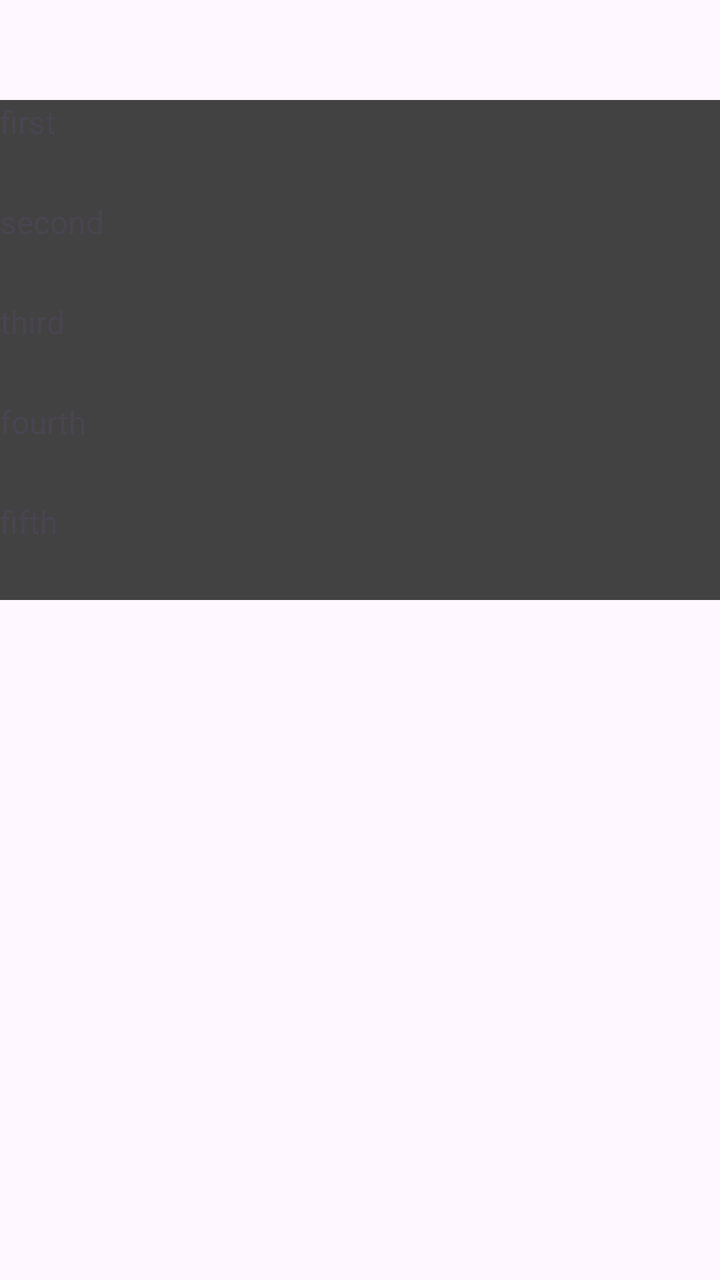
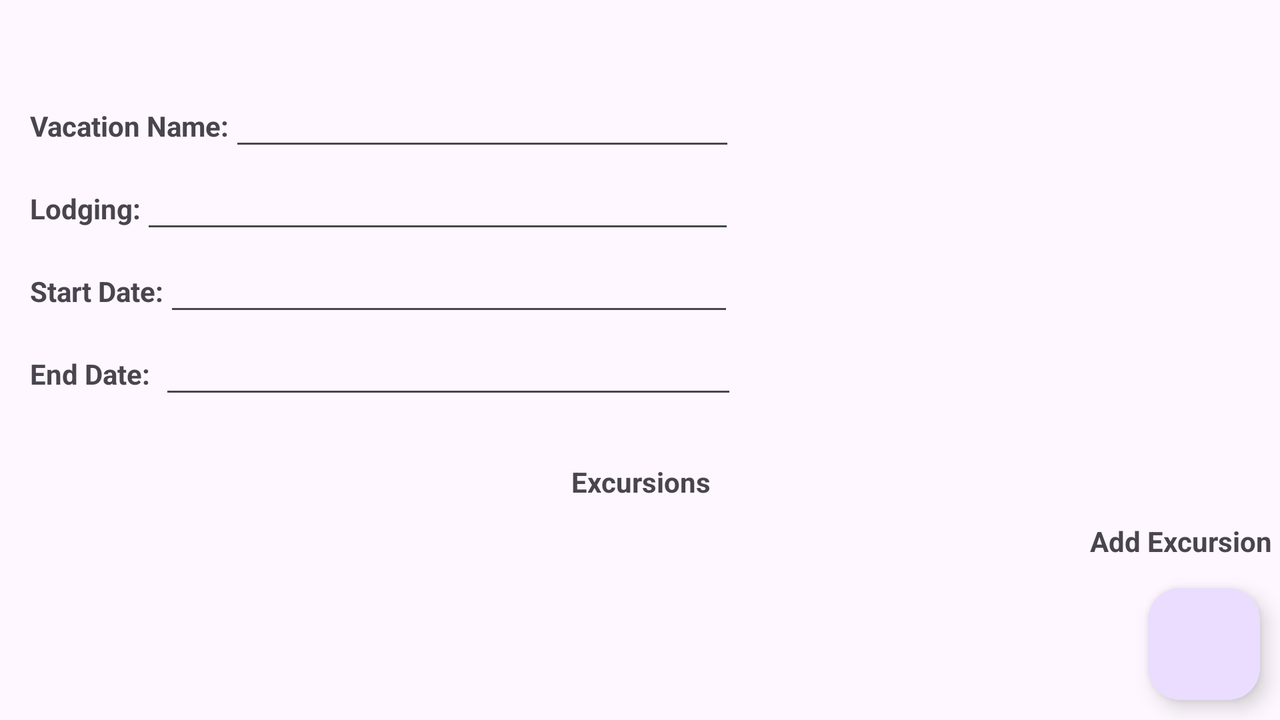

Two renders of one Android screen. The first uses the default layout on a phone; the second uses the alternative layout the repository ships for a different screen configuration, on a matching device. The two XML files are below.
<!-- AndroidManifest.xml: application theme Theme.D308App -->
<!-- res/layout/activity_vacation_details.xml -->
<?xml version="1.0" encoding="utf-8"?>
<androidx.constraintlayout.widget.ConstraintLayout xmlns:android="http://schemas.android.com/apk/res/android"
    xmlns:app="http://schemas.android.com/apk/res-auto"
    xmlns:tools="http://schemas.android.com/tools"
    android:id="@+id/main"
    android:layout_width="match_parent"
    android:layout_height="match_parent"
    tools:context=".UI.VacationDetails">

    <ScrollView
        android:layout_width="448dp"
        android:layout_height="250dp"
        android:layout_marginTop="50dp"
        android:background="@color/cardview_dark_background"
        app:layout_constraintLeft_toLeftOf="parent"
        app:layout_constraintTop_toTopOf="parent">

        <LinearLayout
            android:layout_width="match_parent"
            android:layout_height="wrap_content"
            android:orientation="vertical">

            <TextView
                android:layout_width="wrap_content"
                android:layout_height="50dp"
                android:text="first"
                android:textSize="16sp" />

            <TextView
                android:layout_width="wrap_content"
                android:layout_height="50dp"
                android:text="second"
                android:textSize="16sp"/>

            <TextView
                android:layout_width="wrap_content"
                android:layout_height="50dp"
                android:text="third"
                android:textSize="16sp"/>

            <TextView
                android:layout_width="wrap_content"
                android:layout_height="50dp"
                android:text="fourth"
                android:textSize="16sp"/>

            <TextView
                android:layout_width="wrap_content"
                android:layout_height="50dp"
                android:text="fifth"
                android:textSize="16sp"/>
        </LinearLayout>
    </ScrollView>
</androidx.constraintlayout.widget.ConstraintLayout>
<!-- resources referenced by this layout -->
<resources>
  <style name="Theme.D308App" parent="Base.Theme.D308App" />
  <style name="Base.Theme.D308App" parent="Theme.Material3.DayNight">
          
          
      </style>
</resources>
<!-- res/layout-land/activity_vacation_details.xml (the repository's variant of the layout above) -->
<!-- drawn on the phone turned sideways -->
<?xml version="1.0" encoding="utf-8"?>
<androidx.constraintlayout.widget.ConstraintLayout
    xmlns:android="http://schemas.android.com/apk/res/android"
    xmlns:app="http://schemas.android.com/apk/res-auto"
    xmlns:tools="http://schemas.android.com/tools"
    android:layout_width="match_parent"
    android:layout_height="match_parent"
    tools:context=".UI.VacationDetails">

    <com.google.android.material.floatingactionbutton.FloatingActionButton
        android:id="@+id/addExcursions"
        android:layout_width="wrap_content"
        android:layout_height="wrap_content"
        android:layout_margin="10dp"
        android:clickable="true"
        android:onClick="enterVacationDetail"
        app:layout_constraintBottom_toBottomOf="parent"
        app:layout_constraintRight_toRightOf="parent"
        app:srcCompat="@drawable/add"
        tools:layout_editor_absoluteX="340dp"
        tools:layout_editor_absoluteY="681dp" />

    <ScrollView
        android:id="@+id/scrollview"
        android:layout_width="wrap_content"
        android:layout_height="wrap_content"
        android:layout_margin="24dp"
        android:layout_marginTop="8dp"
        android:layout_marginBottom="16dp"
        app:layout_constraintBottom_toTopOf="@+id/excursionrecyclerview"
        app:layout_constraintTop_toTopOf="parent"
        tools:layout_editor_absoluteX="173dp">

        <LinearLayout
            android:layout_width="match_parent"
            android:layout_height="wrap_content"
            android:layout_margin="15dp"
            android:orientation="vertical">

            <LinearLayout
                android:layout_width="match_parent"
                android:layout_height="wrap_content"
                android:orientation="horizontal">

                <TextView
                    android:layout_width="wrap_content"
                    android:layout_height="wrap_content"
                    android:text="Vacation Name:"
                    android:textStyle="bold" />

                <EditText
                    android:id="@+id/vacationName"
                    android:layout_width="253dp"
                    android:layout_height="wrap_content" />
            </LinearLayout>

            <LinearLayout
                android:layout_width="match_parent"
                android:layout_height="wrap_content"
                android:orientation="horizontal">

                <TextView
                    android:layout_width="wrap_content"
                    android:layout_height="wrap_content"
                    android:text="Lodging:"
                    android:textStyle="bold" />

                <EditText
                    android:id="@+id/lodging"
                    android:layout_width="297dp"
                    android:layout_height="wrap_content" />
            </LinearLayout>

            <LinearLayout
                android:layout_width="match_parent"
                android:layout_height="wrap_content"
                android:orientation="horizontal">

                <TextView
                    android:layout_width="wrap_content"
                    android:layout_height="wrap_content"
                    android:hint="@string/dateFormat"
                    android:text="Start Date:"
                    android:textStyle="bold" />

                <EditText
                    android:id="@+id/startDate"
                    android:layout_width="285dp"
                    android:layout_height="wrap_content"
                    android:textStyle="italic" />
            </LinearLayout>

            <LinearLayout
                android:layout_width="match_parent"
                android:layout_height="wrap_content"
                android:orientation="horizontal">

                <TextView
                    android:layout_width="wrap_content"
                    android:layout_height="wrap_content"
                    android:hint="@string/dateFormat"
                    android:text="End Date:"
                    android:textStyle="bold" />

                <EditText
                    android:id="@+id/endDate"
                    android:layout_width="289dp"
                    android:layout_height="wrap_content"
                    android:textStyle="italic" />
            </LinearLayout>
        </LinearLayout>
    </ScrollView>

    <androidx.recyclerview.widget.RecyclerView
        android:id="@+id/excursionrecyclerview"
        android:layout_width="0dp"
        android:layout_height="0dp"
        android:layout_margin="24dp"
        android:layout_marginBottom="25dp"
        app:layout_constraintBottom_toBottomOf="parent"
        app:layout_constraintEnd_toStartOf="@+id/addExcursions"
        app:layout_constraintStart_toStartOf="parent"
        app:layout_constraintTop_toBottomOf="@+id/scrollview"
        app:layout_constraintVertical_bias="0.619" />

    <TextView
        android:id="@+id/textView5"
        android:layout_width="wrap_content"
        android:layout_height="wrap_content"
        android:layout_marginEnd="9dp"
        android:layout_marginBottom="80dp"
        android:text="Add Excursion"
        android:textStyle="bold"
        app:layout_constraintBottom_toBottomOf="parent"
        app:layout_constraintEnd_toEndOf="parent"
        app:layout_constraintStart_toEndOf="@+id/excursionrecyclerview" />

    <TextView
        android:id="@+id/textView8"
        android:layout_width="wrap_content"
        android:layout_height="19dp"
        android:layout_marginStart="196dp"
        android:layout_marginEnd="195dp"
        android:layout_marginBottom="5dp"
        android:text="Excursions"
        android:textStyle="bold"
        app:layout_constraintBottom_toTopOf="@+id/excursionrecyclerview"
        app:layout_constraintEnd_toEndOf="parent"
        app:layout_constraintStart_toStartOf="parent"
        app:layout_constraintTop_toBottomOf="@+id/scrollview" />
</androidx.constraintlayout.widget.ConstraintLayout>
<!-- resources referenced by the variant -->
<!-- as the phone turned sideways resolves them -->
<resources>
  <string name="dateFormat">mm/dd/yy</string>
  <style name="Theme.D308App" parent="Base.Theme.D308App" />
  <style name="Base.Theme.D308App" parent="Theme.Material3.DayNight">
          
          
      </style>
</resources>
